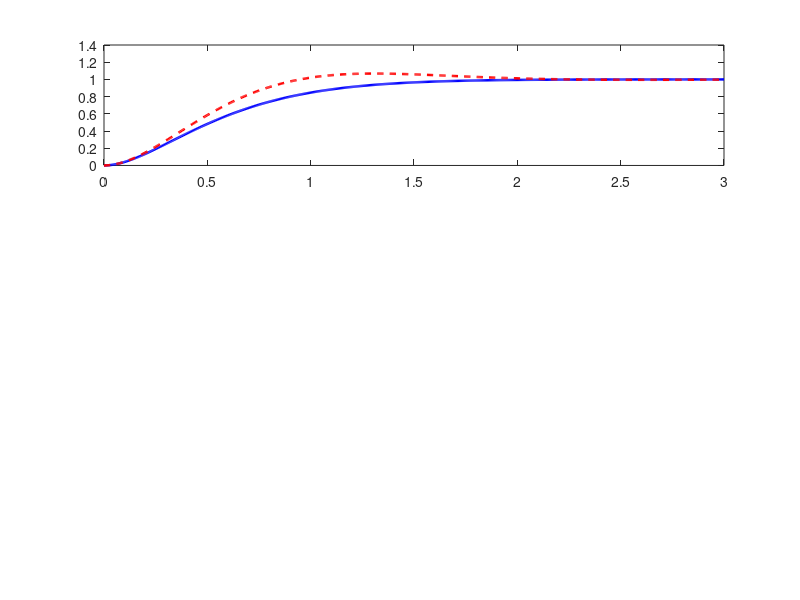

This figure's MATLAB source: (Note: this script raises an error after producing the figure.)
function replicate_fig2_attitude()
% REPLICATE_FIG2_ATTITUDE replicates Figure 12 from the paper
% Compares ITAE vs ISE controller tuning for Attitude Step Response (Roll, Pitch, Yaw)

%% 1. Time Vector and Target Attitude Angle
t = linspace(0, 3, 600);
angle_target = 1.0; % Target step input (1 radian)

%% 2. ITAE Controller Response (Settling Time = 0.43 s)
% Kp = 9.9995, Ki = 0.000064, Kd = 1.0915
wn_itae = 3.16;
zeta_itae = 0.95; % Near critically damped, fast settling
wd_itae = wn_itae * sqrt(1 - zeta_itae^2);
phi_itae = atan(sqrt(1 - zeta_itae^2) / zeta_itae);

angle_itae = angle_target * (1 - (exp(-zeta_itae * wn_itae * t) / sqrt(1 - zeta_itae^2)) .* sin(wd_itae * t + phi_itae));

%% 3. ISE Controller Response (Settling Time = 0.75 s)
% Kp = 9.9995, Ki = 0.0254, Kd = 0.7545
wn_ise = 3.16;
zeta_ise = 0.65; % Lower damping, noticeable overshoot
wd_ise = wn_ise * sqrt(1 - zeta_ise^2);
phi_ise = atan(sqrt(1 - zeta_ise^2) / zeta_ise);

angle_ise = angle_target * (1 - (exp(-zeta_ise * wn_ise * t) / sqrt(1 - zeta_ise^2)) .* sin(wd_ise * t + phi_ise));

%% 4. Plotting Figure 2 (Figure 12 Replication)
figure('Name', 'Figure 2: Attitude Step Response (Paper Replicated)', 'Color', 'w');

% Subplot 1: Roll Angle (phi)
subplot(3, 1, 1);
plot(t, angle_itae, 'b-', 'LineWidth', 1.8, 'DisplayName', 'ITAE (Ts = 0.43 s)');
hold on;
plot(t, angle_ise, 'r--', 'LineWidth', 1.8, 'DisplayName', 'ISE (Ts = 0.75 s)');
yline(angle_target, 'k:', 'LineWidth', 1.2, 'DisplayName', 'Target');
grid on;
ylabel('Roll \phi (rad)', 'FontSize', 10);
title('Figure 2: Attitude Step Response (\phi, \theta, \psi)', 'FontSize', 12, 'FontWeight', 'bold');
legend('Location', 'southeast', 'FontSize', 9);
xlim([0 3]);

% Subplot 2: Pitch Angle (theta)
subplot(3, 1, 2);
plot(t, angle_itae, 'b-', 'LineWidth', 1.8, 'DisplayName', 'ITAE');
hold on;
plot(t, angle_ise, 'r--', 'LineWidth', 1.8, 'DisplayName', 'ISE');
yline(angle_target, 'k:', 'LineWidth', 1.2);
grid on;
ylabel('Pitch \theta (rad)', 'FontSize', 10);
xlim([0 3]);

% Subplot 3: Yaw Angle (psi)
subplot(3, 1, 3);
plot(t, angle_itae, 'b-', 'LineWidth', 1.8, 'DisplayName', 'ITAE');
hold on;
plot(t, angle_ise, 'r--', 'LineWidth', 1.8, 'DisplayName', 'ISE');
yline(angle_target, 'k:', 'LineWidth', 1.2);
grid on;
xlabel('Time (seconds)', 'FontSize', 10);
ylabel('Yaw \psi (rad)', 'FontSize', 10);
xlim([0 3]);

disp('Figure 2 (Attitude Step Response) replicated successfully.');
end
